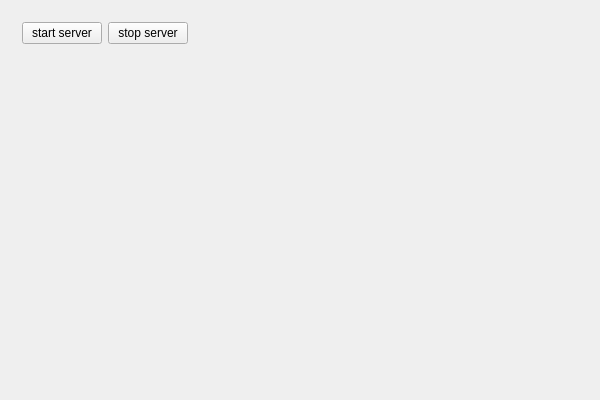
<?xml version="1.0" encoding="UTF-8"?>
<ui version="4.0">
 <class>tcpserverClass</class>
 <widget class="QWidget" name="tcpserverClass">
  <property name="geometry">
   <rect>
    <x>0</x>
    <y>0</y>
    <width>600</width>
    <height>400</height>
   </rect>
  </property>
  <property name="windowTitle">
   <string>tcpserver</string>
  </property>
  <layout class="QVBoxLayout" name="verticalLayout">
   <item>
    <widget class="QWidget" name="widget" native="true">
     <layout class="QHBoxLayout" name="horizontalLayout">
      <item>
       <widget class="QPushButton" name="pushButtonStart">
        <property name="text">
         <string>start server</string>
        </property>
       </widget>
      </item>
      <item>
       <widget class="QPushButton" name="pushButtonStop">
        <property name="text">
         <string>stop server</string>
        </property>
       </widget>
      </item>
      <item>
       <widget class="QLabel" name="label">
        <property name="text">
         <string/>
        </property>
       </widget>
      </item>
      <item>
       <spacer name="horizontalSpacer">
        <property name="orientation">
         <enum>Qt::Horizontal</enum>
        </property>
        <property name="sizeHint" stdset="0">
         <size>
          <width>40</width>
          <height>20</height>
         </size>
        </property>
       </spacer>
      </item>
     </layout>
    </widget>
   </item>
   <item>
    <widget class="QWidget" name="widget_2" native="true">
     <property name="sizePolicy">
      <sizepolicy hsizetype="Preferred" vsizetype="MinimumExpanding">
       <horstretch>0</horstretch>
       <verstretch>0</verstretch>
      </sizepolicy>
     </property>
     <layout class="QVBoxLayout" name="verticalLayoutTcpClientContainer"/>
    </widget>
   </item>
  </layout>
 </widget>
 <layoutdefault spacing="6" margin="11"/>
 <resources>
  <include location="tcpserver.qrc"/>
 </resources>
 <connections/>
</ui>
